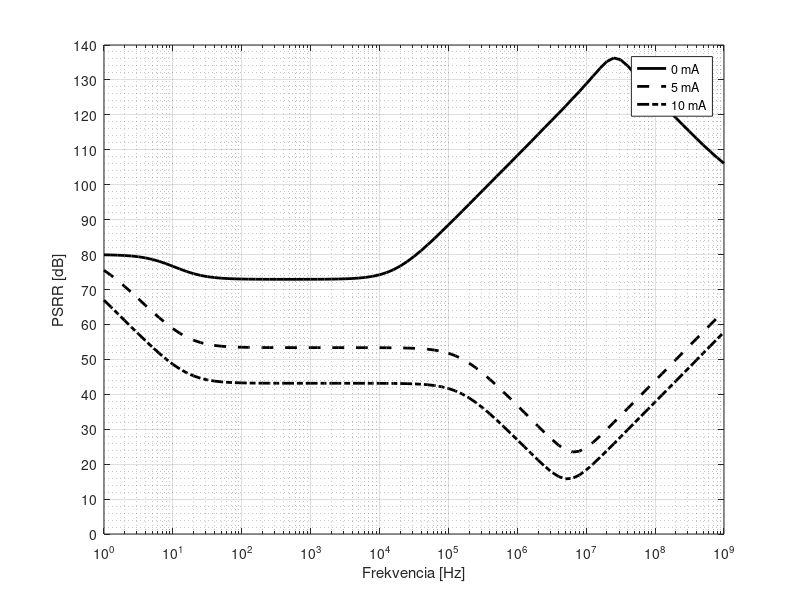

MATLAB code for this plot:

freq = [1	1.25892541179417	1.58489319246111	1.99526231496888	2.51188643150958	3.16227766016838	3.98107170553497	5.01187233627272	6.30957344480194	7.94328234724282	10	12.5892541179417	15.8489319246111	19.9526231496888	25.1188643150958	31.6227766016838	39.8107170553498	50.1187233627273	63.0957344480194	79.4328234724283	100	125.892541179417	158.489319246112	199.526231496888	251.188643150958	316.227766016838	398.107170553498	501.187233627273	630.957344480194	794.328234724283	1000	1258.92541179417	1584.89319246112	1995.26231496888	2511.88643150959	3162.27766016839	3981.07170553498	5011.87233627273	6309.57344480195	7943.28234724283	10000	12589.2541179417	15848.9319246112	19952.6231496889	25118.8643150959	31622.7766016839	39810.7170553498	50118.7233627274	63095.7344480195	79432.8234724284	100000	125892.541179417	158489.319246112	199526.231496889	251188.643150959	316227.766016839	398107.170553499	501187.233627274	630957.344480196	794328.234724285	1000000	1258925.41179417	1584893.19246112	1995262.31496889	2511886.43150959	3162277.66016839	3981071.70553499	5011872.33627275	6309573.44480196	7943282.34724285	10000000	12589254.1179417	15848931.9246112	19952623.1496889	25118864.3150959	31622776.6016839	39810717.0553499	50118723.3627275	63095734.4480196	79432823.4724286	100000000.000001	125892541.179417	158489319.246112	199526231.496889	251188643.150959	316227766.016840	398107170.553499	501187233.627275	630957344.480197	794328234.724286	1000000000.00000];
psrr_0mA = [79.9305052036221	79.8904394926636	79.8280555732701	79.7318779868846	79.5858126078669	79.3688798005631	79.0568818942488	78.6275966060971	78.0701131331263	77.3956720121369	76.6434223671437	75.8746373158600	75.1556261628786	74.5378871099642	74.0461919791913	73.6792287960657	73.4189295698436	73.2411460566312	73.1229382837736	73.0457795880709	72.9960441655503	72.9642709471895	72.9441273551764	72.9314794682499	72.9236836873826	72.9190919866012	72.9167270444695	72.9160836646266	72.9170244860205	72.9197517004976	72.9248498956500	72.9334085531787	72.9472473578039	72.9692842508787	73.0041042290546	73.0588001966112	73.1441474182502	73.2760977397402	73.4773615428213	73.7783971071588	74.2164939004477	74.8313142011553	75.6563385556450	76.7087514677337	77.9832663420144	79.4540945564718	81.0836595827172	82.8325546597205	84.6663112614908	86.5580547425897	88.4883468449770	90.4438012998953	92.4154898074197	94.3975815919133	96.3863244979451	98.3793342425769	100.375120211517	102.372780044331	104.371811382411	106.372005936347	108.373405246298	110.376309229398	112.381338965386	114.389565456089	116.402727167464	118.423570263749	120.456350548954	122.507512538486	124.586432934251	126.705633617225	128.878202257724	131.104567908787	133.323619440472	135.271448010756	136.294084197529	135.771547280997	134.050005540788	131.878666114215	129.643767192927	127.454084901723	125.322274714532	123.238061115033	121.189654636299	119.168903754277	117.172101276451	115.200008487950	113.258127833505	111.357477564078	109.515782301668	107.758625014620	106.119541799116];
psrr_5mA = [75.4998943073562	74.1164763511906	72.5637804743033	70.8848473678855	69.1219126135639	67.3130544463799	65.4926612030059	63.6940244148657	61.9524461890659	60.3073676266400	58.8018364531798	57.4777682993724	56.3671503894789	55.4827549401831	54.8141238041413	54.3318474799544	53.9972829384154	53.7720289842243	53.6236153288379	53.5272809108141	53.4653742281661	53.4258520284721	53.4007269717974	53.3847969850464	53.3747128632132	53.3683338064579	53.3642972495711	53.3617376357652	53.3601047598517	53.3590470774142	53.3583366514201	53.3578202826585	53.3573865748478	53.3569419462366	53.3563904611404	53.3556131564067	53.3544424315217	53.3526260365227	53.3497730336783	53.3452704395547	53.3381534795038	53.3269037498218	53.3091374138929	53.2811300926874	53.2371096693806	53.1682442483673	53.0612892239002	52.8969949182645	52.6487049864629	52.2821444018686	51.7579733807742	51.0384377686223	50.0972828334555	48.9285849844235	47.5489598796561	45.9915817049844	44.2961042217314	42.5000251287578	40.6341442937806	38.7216486213452	36.7792577990948	34.8192593348139	32.8521278192615	30.8904373000532	28.9562643151610	27.0967598821431	25.4146071260469	24.1090703431829	23.4670140145249	23.6947549226478	24.7139873772894	26.2465019901337	28.0416617889892	29.9549331939699	31.9183843309052	33.9027770279851	35.8959343110522	37.8928193287088	39.8913332232093	41.8905856561058	43.8901882059660	45.8899646278981	47.8898306389366	49.8897429735272	51.8896769980391	53.8896161980314	55.8895465449776	57.8894526449073	59.8893140886483	61.8891009183805	63.8887671153811];
psrr_10mA = [66.9279301147666	65.0173216611094	63.0840816060903	61.1416421848855	59.2018422996930	57.2769836009486	55.3819028436269	53.5360718684249	51.7654647462796	50.1034000963568	48.5889264082007	47.2612541223228	46.1503957955588	45.2675956047513	44.6012577211745	44.1212473179454	43.7885714952134	43.5647415010316	43.4173351318836	43.3216845526447	43.2602299943161	43.2210017100715	43.1960657092529	43.1802565749660	43.1702495007086	43.1639196366350	43.1599147625063	43.1573760508913	43.1557577646436	43.1547114910599	43.1540117486553	43.1535076412294	43.1530904173120	43.1526700510065	43.1521558390582	43.1514368525559	43.1503580510699	43.1486869562984	43.1460638179486	43.1419248286468	43.1353825959881	43.1250400189299	43.1087022179468	43.0829361942430	43.0424119321409	42.9789510906039	42.8802352676982	42.7282386848169	42.4977369781312	42.1557727630397	41.6635764383522	40.9824360386879	40.0832407317557	38.9559630843016	37.6133885040139	36.0864825483793	34.4146425733544	32.6365380606065	30.7848825166915	28.8851564492823	26.9568789826491	25.0163731653426	23.0811058709636	21.1772740106382	19.3544849272834	17.7125959462791	16.4355037131915	15.7812751098233	15.9421316358710	16.8673957035588	18.3158442253619	20.0505337607600	21.9242266661504	23.8626578817582	25.8313894354655	27.8147525340840	29.8055023129934	31.8001657204922	33.7969982966408	35.7950793585179	37.7939000971535	39.7931682437706	41.7927107939849	43.7924230183966	45.7922404154634	47.7921226205228	49.7920438293363	51.7919868842567	53.7919394337945	55.7918912120747	57.7918318014066];

%semilogx(freq,psrr_0mA,freq,psrr_5mA,freq,psrr_10mA,'-k','LineWidth',2);
semilogx(freq,psrr_0mA,'-k','LineWidth',2);
hold on;
semilogx(freq,psrr_5mA,'--k','LineWidth',2);
semilogx(freq,psrr_10mA,'-.k','LineWidth',2);

grid on;
grid minor;
xlabel("Frekvencia [Hz]");
ylabel("PSRR [dB]");
ylim([0 140]);
yticks([0 10 20 30 40 50 60 70 80 90 100 110 120 130 140]);
xlim([0 1e9]);
xticks([1 1e1 1e2 1e3 1e4 1e5 1e6 1e7 1e8 1e9])
legend("0 mA","5 mA", "10 mA");